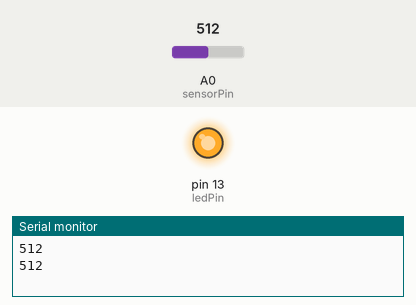
Simulated run of this sketch. Board: Arduino Uno, built with avr-gcc and run on an emulated ATmega328P. Shown: output pins drawn as LEDs (lit = HIGH), the last lines printed to the serial monitor. Inputs (shaded band) come from the test bench; at power-on: A0 (sensorPin) = 512.

Above: at 1.2 s.
1.3 s: A0 (sensorPin) set to 122
4.3 s: A0 (sensorPin) set to 0
At 5.6 s:
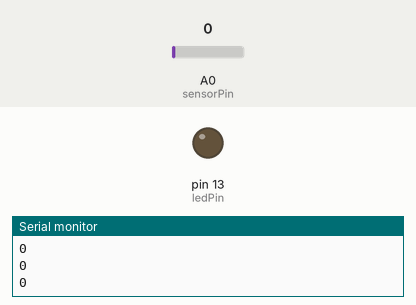
5.9 s: A0 (sensorPin) set to 306
At 6.67 s:
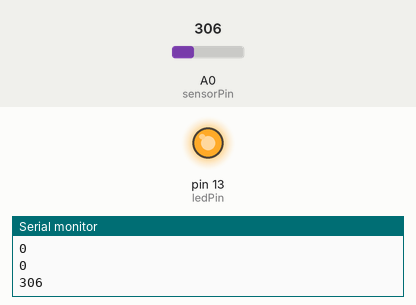
Timing chart, 0 to 14.9 s (numbered marks = the images above; inputs shaded):
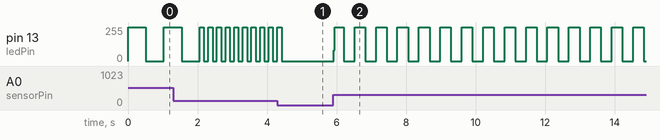

Measured:
- after the input at 4.3 s, pin 13 (ledPin): goes on until 4.4 s, then stays 0/255
- after the input at 5.9 s, pin 13 (ledPin): 0/255 → 82/255 at once, then repeats every 0.56 s: 255/255 0.25 s, 0/255 0.31 s
- by itself, pin 13 (ledPin): repeats every 0.25 s: 255/255 0.12 s, 0/255 0.13 s

The sketch:

Sensor_Read_-_LDR.ino
```cpp
int sensorPin = A0;    // select the input pin for the potentiometer
int ledPin = 13;      // select the pin for the LED
int sensorValue = 0;  // variable to store the value coming from the sensor

void setup() {
  // declare the ledPin as an OUTPUT:
  pinMode(ledPin, OUTPUT);
  Serial.begin(9600);
}

void loop() {

  int sensorValue = analogRead(A0);  //read the input on analog pin 0

  Serial.println(sensorValue); // print out the value you read

  delay(4); // delay in between reads
  sensorValue = analogRead(sensorPin); //read the value from the sensor

  // turn the ledPin on
  digitalWrite(ledPin, HIGH);
  // stop the program for <sensorValue> milliseconds:
  delay(sensorValue);
  // turn the ledPin off:
  digitalWrite(ledPin, LOW);
  // stop the program for for <sensorValue> milliseconds:
  delay(sensorValue);
}
```
